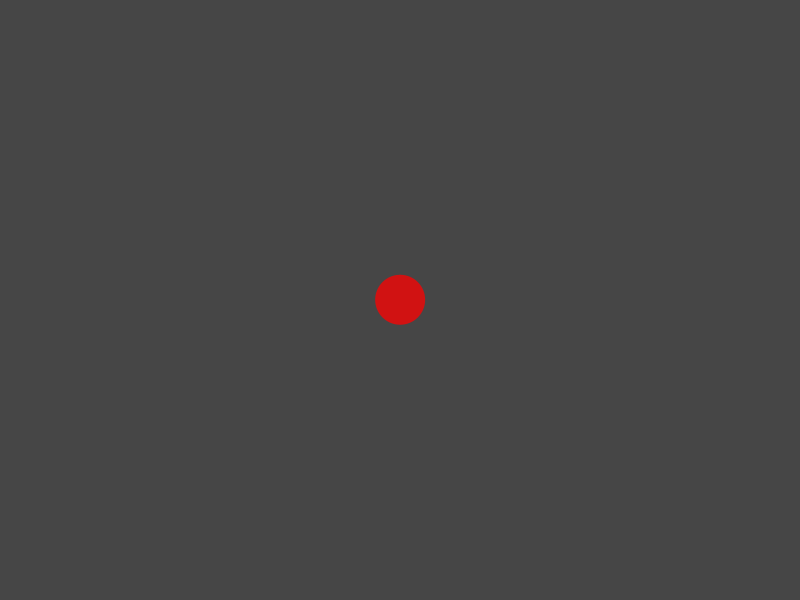
Frame 1 (no input)
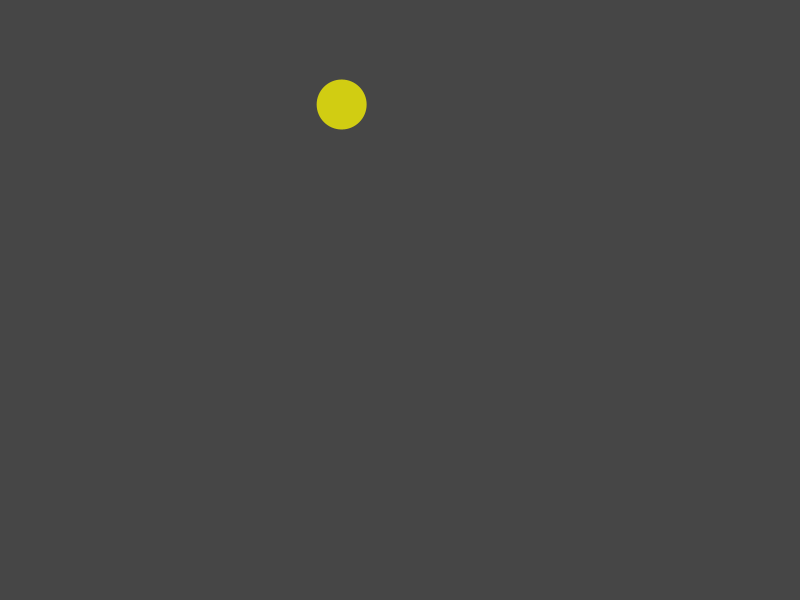
Frame 60 (the mouse pressed at the canvas centre just before this capture)
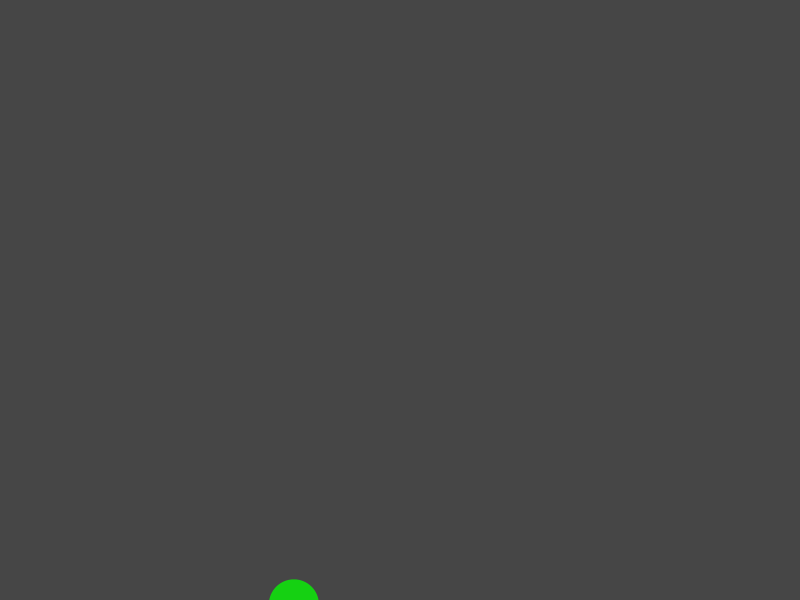
Frame 120 (the mouse held since frame 60 and released just before this capture)

The Processing sketch that drew these frames (run headless with seeded random() and noise(); from frame 60 on, the mouse is pressed at the canvas centre):

// Processing sketch: Wanderer
// ── Wanderer.pde
float locx, locy;
float velx, vely;
float accx, accy;

int hue;
int sz;
void setup() {
  size(800, 600);
  accx=1;
  accy=1;
  velx=0;
  vely=0;
  locx=width/2;
  locy=height/2;
  sz=50;
  noStroke();
  colorMode(HSB, 360, 100, 100, 100);
}

void draw() {
  background(100);
  fill(hue, 100, 100, 75);
  hue+=1;
  if (hue>359) {
    hue=0;
  }
  accx=random(-.5, .5);
  accy=random(-.5, .5);

  velx+=accx;
  vely+=accy;

  locx+=velx;
  locy+=vely;

  ellipse(locx, locy, sz, sz);

  if (locx+sz/2 < 0) {
    locx=width+sz/2;
  }
  if (locy+sz/2 < 0) {
    locy=height+sz/2;
  }
  if (locx-sz/2 > width) {
    locx=-sz/2;
  }
  if (locy-sz/2 > height) {
    locy=-sz/2;
  }
}
